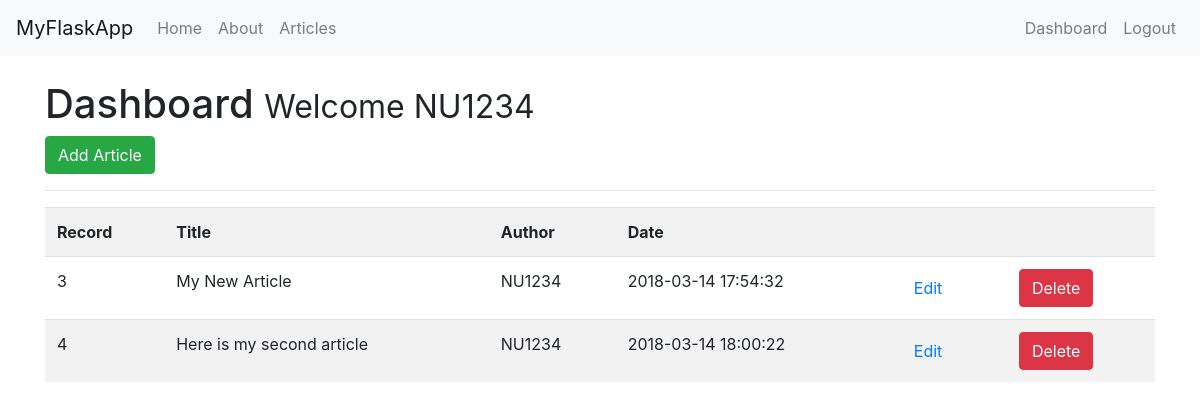
The app's page /dashboard (signed in) with its own data.
### tables this page shows
CREATE TABLE `articles` (
	`record`	INTEGER PRIMARY KEY AUTOINCREMENT,
	`title`	TEXT,
	`author`	TEXT,
	`body`	TEXT,
	`create_date`	TEXT DEFAULT CURRENT_TIMESTAMP
);

### app.py (the view)
@app.route('/dashboard')
@is_logged_in
def dashboard():
    connection = sqlite3.connect(DATABASE)
    connection.row_factory = sqlite3.Row
    cur = connection.cursor()
    result = cur.execute("SELECT * FROM articles WHERE author = ?", (session['username'],))
    articles = result.fetchall()
    if articles != None:
        return render_template('dashboard.html', articles=articles)
    else:
        msg = 'No Articles Found.'
        return render_template('dashboard.html', msg=msg)
    cur.close()

### app.py (called while the page is built)
def is_logged_in(f):
    @wraps(f)
    def wrap(*args, **kwargs):
        if 'logged_in' in session:
            return f(*args, **kwargs)
        else:
            flash('Unauthorized, Please login', 'danger')
            return redirect(url_for('login'))
    return wrap

### templates/dashboard.html (shortened to what this page needs)
{% extends 'layout.html' %}
{% block body %}
    <h1>Dashboard <small> Welcome {{session.username}}</small></h1>
    <a class="btn btn-success" href="/add_article">Add Article</a>
    <hr>
    <table class="table table-striped">
        <tr>
            <th>Record</th>
            <th>Title</th>
            <th>Author</th>
            <th>Date</th>
            <th></th>
            <th></th>
        </tr>
        {% for article in articles %}
            <tr>
                <td>{{article.record}}</td>
                <td>{{article.title}}</td>
                <td>{{article.author}}</td>
                <td>{{article.create_date}}</td>
                <td><a href="edit_article/{{article.record}}" class="btn btn-default pull-right">Edit</a></td>
                <td>
                    <form action="{{url_for('delete_article', record=article.record)}}" method="post">
                        <input type="submit" value="Delete" class="btn btn-danger">
                    </form>
                </td>
            </tr>
        {% endfor %}
    </table>
{% endblock %}

### records on screen
articles: record "3", title "My New Article", author "NU1234", create_date "2018-03-14 17:54:32"
articles: record "4", title "Here is my second article", author "NU1234", create_date "2018-03-14 18:00:22"

### other values on screen
{{ session.username }} "NU1234"
